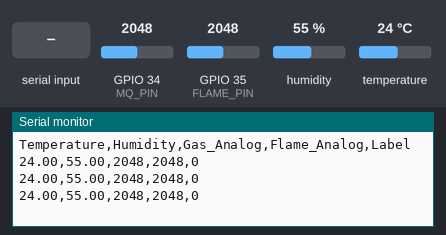
Bench run of a sketch on a simulated ESP32. Shown: the last lines printed to the serial monitor. Inputs (shaded band) come from the test bench; at power-on: humidity 55 %, GPIO 34 (MQ_PIN) = 2048, GPIO 35 (FLAME_PIN) = 2048, temperature 24 °C.

Above: at 1.3 s.
1.4 s: humidity set to 22 %
At 2.5 s:
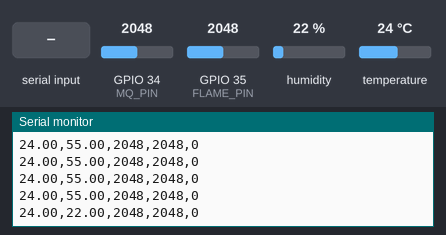
2.9 s: GPIO 34 (MQ_PIN) set to 2866
At 4.0 s:
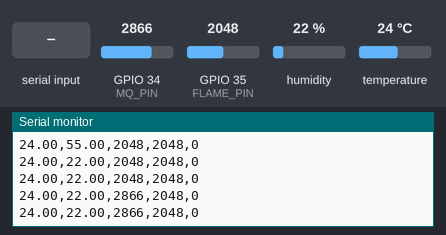
4.4 s: GPIO 35 (FLAME_PIN) set to 2866
At 5.8 s:
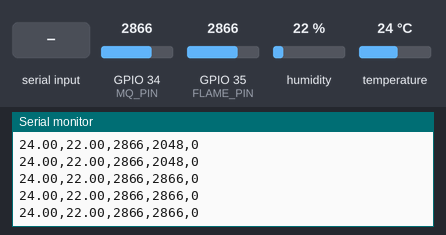
5.9 s: "1" received over Serial
At 6.5 s:
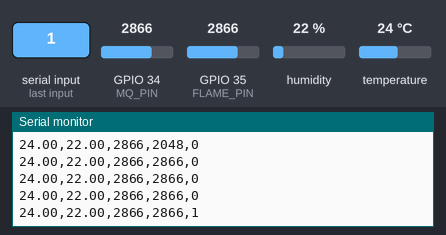
7.4 s: temperature set to 12 °C
At 8.0 s:
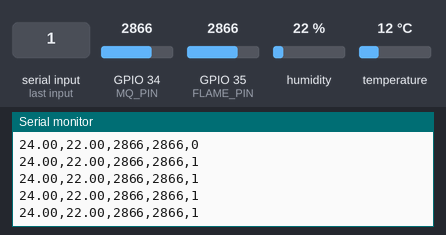
8.9 s: "0" received over Serial
At 10.1 s:
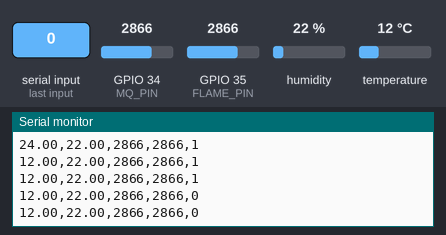

The sketch:

thu_thap_data.ino
```cpp
#include "DHT.h"

// ==========================================
// ĐỊNH NGHĨA CHÂN KẾT NỐI (PINOUT)
// ==========================================
#define DHTPIN 32        // Chân DATA của DHT11 nối với D4
#define DHTTYPE DHT11   // Khai báo loại cảm biến là DHT11

#define MQ_PIN 34       // Chân A0 của MQ nối với D34 (Analog)
#define FLAME_PIN 35    // Chân A0 của Cảm biến lửa nối với D35 (Analog)

// Khởi tạo đối tượng cảm biến DHT
DHT dht(DHTPIN, DHTTYPE);

// Biến lưu trạng thái nhãn hiện tại, mặc định khi bật máy là 0 (Bình thường)
int currentLabel = 0;

void setup() {
  Serial.begin(115200);
  dht.begin();

  // In dòng tiêu đề (Header) của file CSV
  Serial.println("Temperature,Humidity,Gas_Analog,Flame_Analog,Label");
}

void loop() {
  // ==========================================
  // BƯỚC 1: Gõ LỆNH TỪ BÀN PHÍM ĐỂ ĐỔI NHÃN
  // ==========================================
  // Kiểm tra xem bạn có gõ gì vào Serial Monitor không
  if (Serial.available() > 0) {
    char incomingChar = Serial.read();

    // Nếu gõ '0', '1', hoặc '2' thì cập nhật nhãn tương ứng
    if (incomingChar == '0') {
      currentLabel = 0;
    }
    else if (incomingChar == '1') {
      currentLabel = 1;
    }
    else if (incomingChar == '2') {
      currentLabel = 2;
    }
    // Code tự động bỏ qua phím Enter hoặc các ký tự rác khác để không làm hỏng data
  }

  // ==========================================
  // BƯỚC 2: ĐỌC DỮ LIỆU TỪ CÁC CẢM BIẾN
  // ==========================================
  float h = dht.readHumidity();
  float t = dht.readTemperature();
  int gasValue = analogRead(MQ_PIN);
  int flameValue = analogRead(FLAME_PIN);

  if (isnan(h) || isnan(t)) {
    Serial.println("Lỗi: Không đọc được dữ liệu từ DHT11!");
    delay(1000);
    return;
  }

  // ==========================================
  // BƯỚC 3: IN RA SERIAL MONITOR CHUẨN ĐỊNH DẠNG CSV
  // ==========================================
  Serial.print(t);
  Serial.print(",");
  Serial.print(h);
  Serial.print(",");
  Serial.print(gasValue);
  Serial.print(",");
  Serial.print(flameValue);
  Serial.print(",");
  Serial.println(currentLabel); // In nhãn động đã được cập nhật

  delay(500);
}
```

Measured:
- after the input at 1.4 s, the serial monitor: prints a new line after 0.65 s (image 1)
- after the input at 2.9 s, the serial monitor: prints a new line after 0.15 s (image 2)
- after the input at 4.4 s, the serial monitor: prints a new line after 0.17 s (image 3)
- after the input at 5.9 s, the serial monitor: prints a new line after 0.20 s (image 4)
- after the input at 8.9 s, the serial monitor: prints a new line after 0.23 s (image 6)
